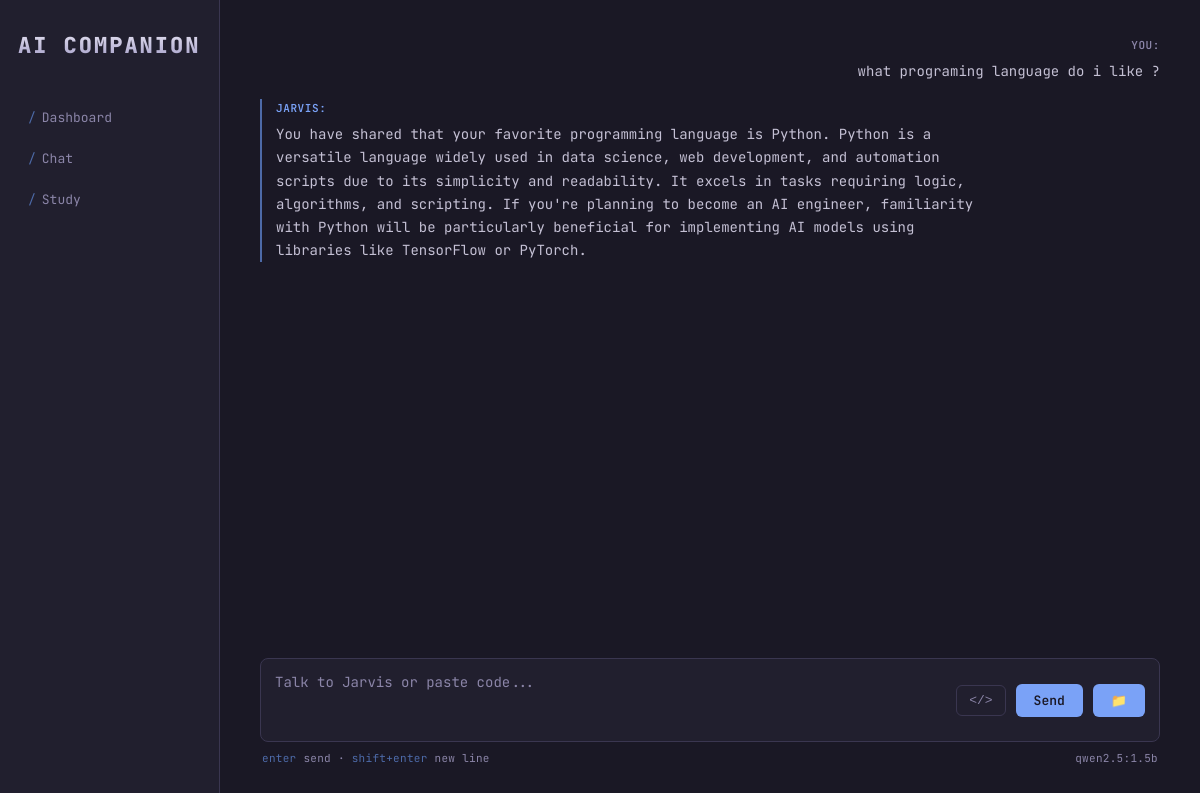
The app's page /chat, older data.
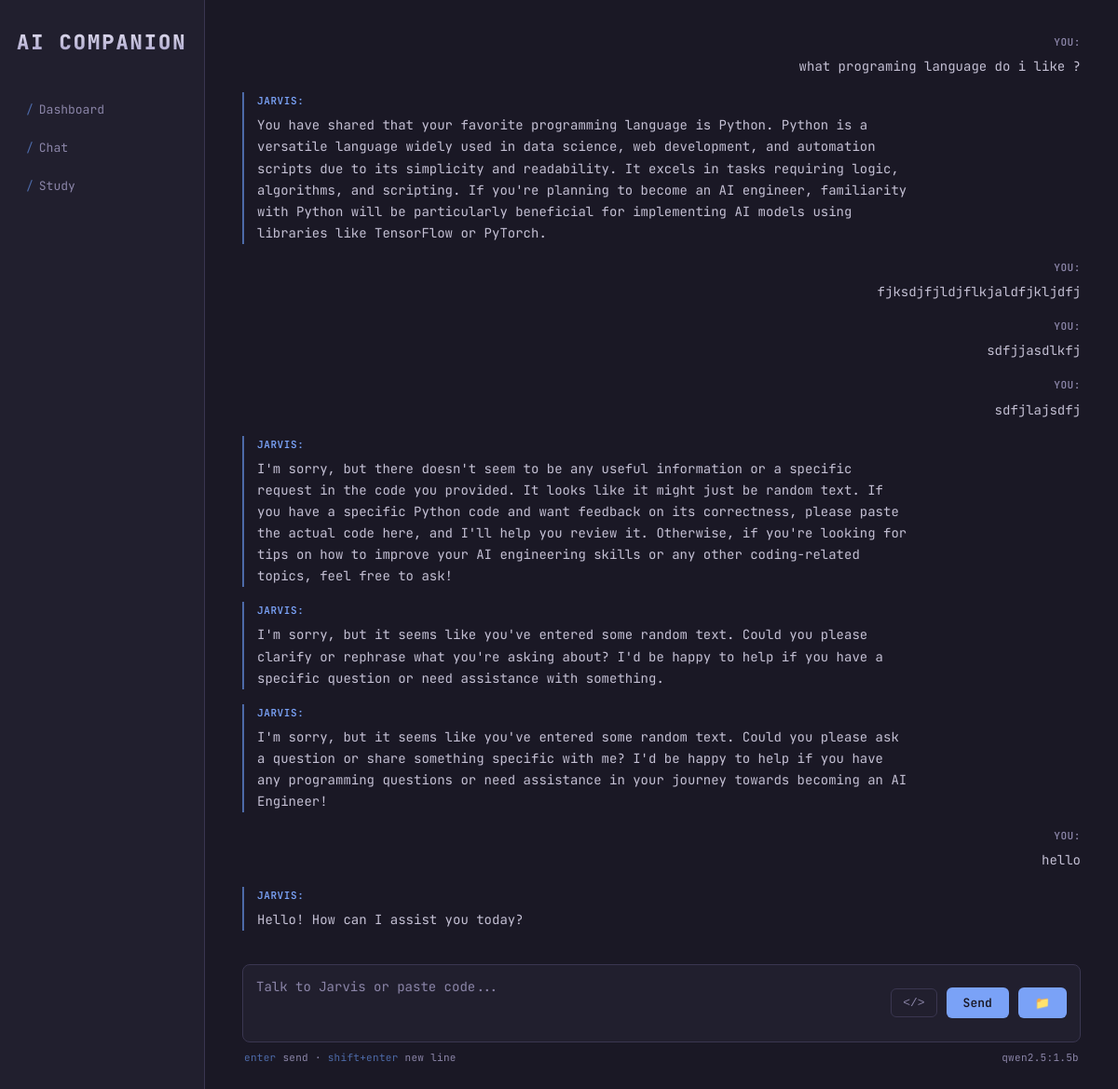
The same page, newer data.
### tables this page shows
CREATE TABLE chat_history (
            id INTEGER PRIMARY KEY AUTOINCREMENT,
            role TEXT NOT NULL,
            content TEXT NOT NULL,
            timestamp TEXT NOT NULL
        );

### app.py (the view)
@app.route("/chat")
def chat_page():
    history = db.get_chat_history()
    return render_template("chat.html", history=history)

### src/memory.py (called while the page is built)
    def get_chat_history(self):
        conn=sqlite3.connect(self.db_path)
        cursor=conn.cursor()
        cursor.execute("""
                    SELECT role,content FROM chat_history
                    ORDER BY id ASC
                       """)
        chat_history = cursor.fetchall()
        conn.close()
        return chat_history

### templates/chat.html (shortened to what this page needs)
<!DOCTYPE html>
<html>
<head>
    <link rel="stylesheet" href="{{ url_for('static', filename='style.css') }}">
    <link rel="stylesheet" href="https://cdnjs.cloudflare.com/ajax/libs/codemirror/5.65.16/codemirror.min.css">
    <link rel="stylesheet" href="https://cdnjs.cloudflare.com/ajax/libs/codemirror/5.65.16/theme/dracula.min.css">
</head>
<body>
<div class="container">
    <div class="sidebar">
        <h2 id="logo">AI Companion</h2>
        <p class="menu-item"><a href="/">Dashboard</a></p>
        <p class="menu-item"><a href="/chat">Chat</a></p>
        <p class="menu-item"><a href="/study">Study</a></p>
    </div>
    <div class="main">
        <div class="chat-container">
           <div class="chat-box" id="chatBox">
    {% for msg in history %}
        <div class="message {{ 'user-message' if msg[0] == 'user' else 'ai-message' }}">
            <strong>{{ 'You' if msg[0] == 'user' else 'Jarvis' }}:</strong> {{ msg[1] }}
        </div>
    {% endfor %}
</div>
<div class="chat-input-area">
    <textarea id="userInput" placeholder="Talk to Jarvis or paste code..." rows="3"></textarea>
    <button id="codeModeBtn" onclick="toggleCodeMode()">&lt;/&gt;</button>
    <button onclick="sendMessage()">Send</button>
    <button onclick="document.getElementById('fileInput').click()">📁</button>
</div>
<div class="status-bar">
    <span><span class="hint">enter</span> send · <span class="hint">shift+enter</span> new line</span>
    <span>qwen2.5:1.5b</span>
</div>
        </div>
    </div>
</div>
</body>
</html>

### static/style.css (style rules this page uses)
:root { --bg: #1a1825; --bg-panel: #211f2e; --bg-raised: #2a2738; --border: #3a3650; --text: #c4c0d4; --text-dim: #8b85a8; --text-bright: #ece9f5; --accent: #7aa2f7; --accent-dim: #4d6aa8; --logo-block: #9d97c4; }
* { box-sizing: border-box; margin: 0; padding: 0; }
body { font-family: 'JetBrains Mono', 'Consolas', monospace; background: var(--bg); color: var(--text); font-size: 14px; line-height: 1.6; }
.container { display: flex; min-height: 100vh; }
.sidebar { width: 220px; background: var(--bg-panel); border-right: 1px solid var(--border); padding: 28px 18px; display: flex; flex-direction: column; }
#logo { font-weight: 800; font-size: 22px; letter-spacing: 2px; color: var(--logo-block); margin-bottom: 36px; text-transform: uppercase; background: linear-gradient(180deg, var(--text-bright) 0%, var(--logo-block) 100%); -webkit-background-clip: text; background-clip: text; -webkit-text-fill-color: transparent; }
.menu-item { margin-bottom: 2px; }
.menu-item a { display: block; color: var(--text-dim); text-decoration: none; padding: 9px 10px; border-radius: 6px; font-size: 13px; transition: background 0.15s, color 0.15s; }
.menu-item a::before { content: "/"; color: var(--accent-dim); margin-right: 6px; }
.main { flex: 1; display: flex; flex-direction: column; padding: 32px 40px; overflow-y: auto; }
.chat-container, #study-chat { display: flex; flex-direction: column; flex: 1; min-height: 0; }
.chat-box, #studyBox { flex: 1; overflow-y: auto; padding: 4px 0 20px 0; display: flex; flex-direction: column; gap: 16px; }
.message { max-width: 720px; font-size: 14px; line-height: 1.65; }
.message strong { display: block; font-size: 11px; text-transform: uppercase; letter-spacing: 0.6px; margin-bottom: 6px; font-weight: 600; }
.user-message { align-self: flex-end; text-align: right; }
.user-message strong { color: var(--text-dim); }
.ai-message { align-self: flex-start; border-left: 2px solid var(--accent-dim); padding-left: 14px; }
.ai-message strong { color: var(--accent); }
.chat-input-area { display: flex; align-items: center; gap: 10px; background: var(--bg-panel); border: 1px solid var(--border); border-radius: 8px; padding: 10px 14px; margin-top: 16px; }
#userInput, #studyInput { flex: 1; background: transparent; border: none; color: var(--text-bright); font-family: inherit; font-size: 14px; resize: none; padding: 4px 0; }
#userInput::placeholder, #studyInput::placeholder { color: var(--text-dim); }
.chat-input-area button:not(#codeModeBtn):not(#stopBtn) { background: var(--accent); color: var(--bg); border: none; border-radius: 6px; padding: 8px 18px; font-size: 13px; font-weight: 600; font-family: inherit; cursor: pointer; }
#codeModeBtn { background: transparent; color: var(--text-dim); border: 1px solid var(--border); border-radius: 6px; padding: 7px 12px; cursor: pointer; font-family: monospace; font-size: 13px; }
.status-bar { display: flex; justify-content: space-between; align-items: center; padding: 8px 2px 0 2px; font-size: 11px; color: var(--text-dim); letter-spacing: 0.3px; }
.status-bar span.hint { color: var(--accent-dim); }

Row changes from the older to the newer data that the page shows:
added chat_history: role "YOU", content "fjksdjfjldjflkjaldfjkljdfj"
added chat_history: role "YOU", content "sdfjjasdlkfj"
added chat_history: role "YOU", content "sdfjlajsdfj"
added chat_history: role "JARVIS", content "I'm sorry, but there doesn't seem to be any useful information or a specific request in the code you provided. It looks like it might just be random text. If you have a specific Python code and want feedback on its correctness, please paste the actual code here, and I'll help you review it. Otherwise, if you're looking for tips on how to improve your AI engineering skills or any other coding-related topics, feel free to ask!"
added chat_history: role "JARVIS", content "I'm sorry, but it seems like you've entered some random text. Could you please clarify or rephrase what you're asking about? I'd be happy to help if you have a specific question or need assistance with something."
added chat_history: role "JARVIS", content "I'm sorry, but it seems like you've entered some random text. Could you please ask a question or share something specific with me? I'd be happy to help if you have any programming questions or need assistance in your journey towards becoming an AI Engineer!"
added chat_history: role "YOU", content "hello"
added chat_history: role "JARVIS", content "Hello! How can I assist you today?"
